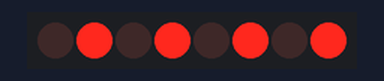
The sketch below on a simulated Arduino Uno, built with avr-gcc and run on an emulated ATmega328P. Parts: 8 shift-register outputs drawn as a row of LEDs (first output left, lit = HIGH). Wiring (inferred from the names in the program): shift register (74HC595): data pin 12; shift clock pin 9; latch pin 11. Wiring (inferred from the signals the program sends): row of LEDs: on Q0, Q1, Q2, Q3, Q4, Q5, Q6, Q7.

Above: at 0.1 s.
At 0.6 s:
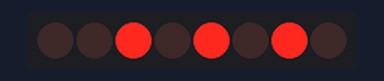
At 1.1 s:
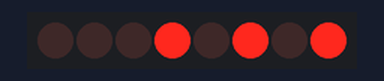
At 1.6 s:
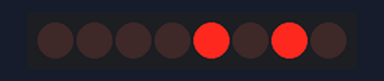
At 2.1 s:
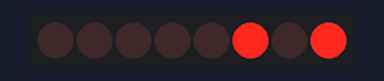
At 3.1 s:
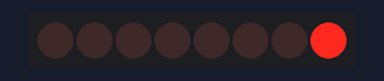
Timing chart, 0 to 5.0 s (numbered marks = the images above):
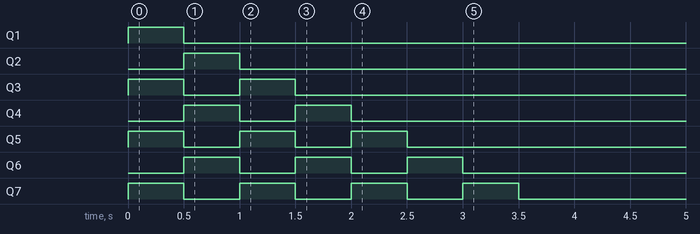

Measured:
- by itself, Q1: LOW → HIGH at 0.00 s, → LOW 0.50 s later
- by itself, Q2: LOW → HIGH at 0.50 s, → LOW 0.50 s later
- by itself, Q3, Q4: alternates HIGH for 0.50 s and LOW for 0.50 s, 4 changes in all, then stays LOW
- by itself, Q5, Q6: alternates HIGH for 0.50 s and LOW for 0.50 s, 6 changes in all, then stays LOW
- by itself, Q7: alternates HIGH for 0.50 s and LOW for 0.50 s, 8 changes in all, then stays LOW

The sketch:

44-Shift-Left-Right.ino
```cpp
/**
 * Lesson 44 - 74HC595 LEDs slide left or right

 Homework Check from yesterday
 */

int latchPin=11;
int clockPin=9;
int dataPin=12;
int dt=500;

byte myByte=0b01010101;

void setup() {
  Serial.begin(9600);
  pinMode(latchPin,OUTPUT);
  pinMode(dataPin,OUTPUT);
  pinMode(clockPin,OUTPUT);
}

void loop() {
  digitalWrite(latchPin,LOW);
  shiftOut(dataPin,clockPin,LSBFIRST,myByte);
  digitalWrite(latchPin,HIGH);
  delay(dt);

  //Shifting to the right
  //Losing a bit worth
  myByte = myByte/2;

  //Shifting to the left
  //myByte = myByte*2

}
```
